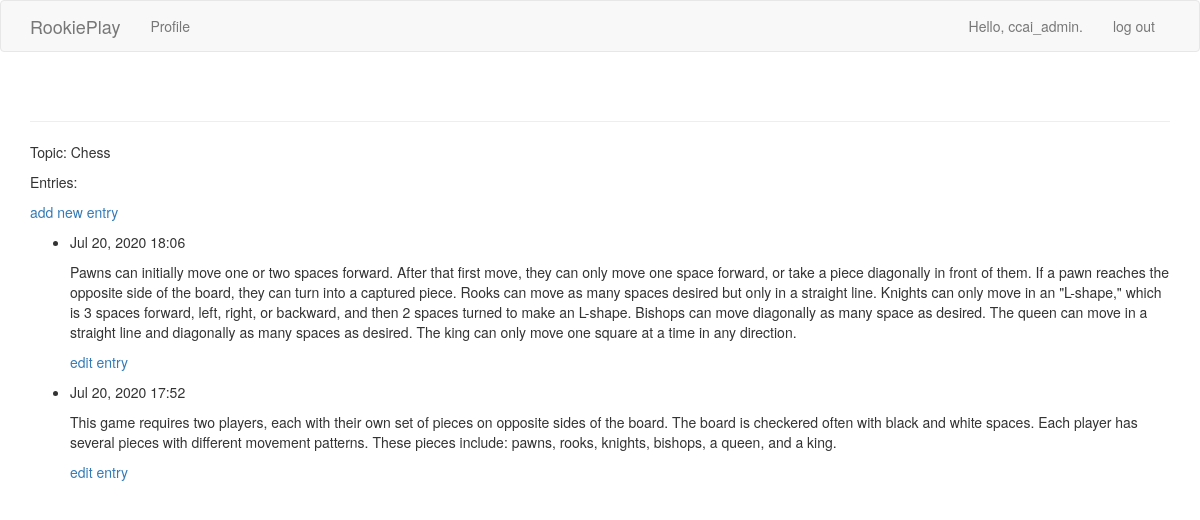
The page /topics/3/ (signed in) on the database its author committed.
### rookieplays/models.py (models this page shows, shortened)
class Topic(models.Model):
    text = models.CharField(max_length = 200)
    date_added = models.DateTimeField(auto_now_add=True)
    owner = models.ForeignKey(User, on_delete=models.CASCADE)
    def __str__(self):
        return self.text

class Entry(models.Model):
    topic = models.ForeignKey(Topic, on_delete=models.CASCADE)
    text = models.TextField()
    date_added = models.DateTimeField(auto_now_add=True)
    owner = models.ForeignKey(User, on_delete=models.CASCADE)
    class Meta:
        verbose_name_plural = 'entries'

### rookieplays/views.py (the view)
# urls.py: url(r'^topics/(?P<topic_id>\d+)/$', views.topic, name='topic'),
@login_required
def topic(request, topic_id):
    topic = Topic.objects.get(id=topic_id)
    if topic.owner != request.user:
        raise Http404
    entries = topic.entry_set.order_by('-date_added')
    context = {'topic': topic, 'entries': entries}
    return render(request, 'rookieplays/topic.html', context)

### rookieplays/templates/rookieplays/topic.html
{% extends "rookieplays/base.html" %}
{% block content %}
  <p>Topic: {{ topic }}</p>
  <p>Entries:</p>
  <p>
    <a href="{% url "rookieplays:new_entry" topic.id %}">add new entry</a
  </p>
  <ul>
  {% for entry in entries %}
    <li>
      <p>{{ entry.date_added|date:'M d, Y H:i' }}</p>
      <p>{{ entry.text|linebreaks }}</p>
      <p>
        <a href="{% url 'rookieplays:edit_entry' entry.id %}">edit entry</a>
      </p>
    </li>
  {% empty %}
    <li>
      There are no entries for this topic yet.
    </li>
  {% endfor %}
  </ul>
{% endblock content %}

### rookieplays/templates/rookieplays/base.html (shortened to what this page needs)
{% load bootstrap3 %}
<!DOCTYPE html>
<html lang="en"
<head>
  {% bootstrap_css %}
</head>
<body>
  <nav class="navbar navbar-default navbar-static_top">
    <div class="container">
      <div class="navbar-header">
        <a class="navbar-brand" href="{% url 'rookieplays:index' %}">
              RookiePlay</a>
        </div>
        <div id="navbar" class="navbar-collapse collapse">
          <ul class="nav navbar-nav">
            <li><a href="{% url 'rookieplays:topics' %}">Profile</a></li>
          </ul>
          <ul class="nav navbar-nav navbar-right">
            {% if user.is_authenticated %}
              <li><a>Hello, {{ user.username }}.</a></li>
              <li><a href="{% url 'users:logout' %}">log out</a></li>
            {% else %}
              <li><a href="{% url 'users:register' %}">register</a></li>
              <li><a href="{% url 'users:login' %}">log in</a></li>
            {% endif %}
          </ul>
        </div>
      </div>
    </nav>
    <div class="container">
      <div class="page-header">
      </div>
      <div>
        {% block content %}{% endblock %}
      </div>
    </div>
  </body>
</html>

### rows shown on the page
Topic: text "Chess"
Entry: date_added "Jul 20, 2020 18:06", text "Pawns can initially move one or two spaces forward. After that first move, they can only move one space forward, or take a piece diagonally in front of them. If a pawn reaches the opposite side of the board, they can turn into a captured piece. Rooks can move as many spaces desired but only in a straight line. Knights can only move in an \"L-shape,\" which is 3 spaces forward, left, right, or backward, and then 2 spaces turned to make an L-shape. Bishops can move diagonally as many space as desired. The queen can move in a straight line and diagonally as many spaces as desired. The king can only move one square at a time in any direction."
Entry: date_added "Jul 20, 2020 17:52", text "This game requires two players, each with their own set of pieces on opposite sides of the board. The board is checkered often with black and white spaces. Each player has several pieces with different movement patterns. These pieces include: pawns, rooks, knights, bishops, a queen, and a king."

### other values the page prints
{{ user.username }} "ccai_admin"
